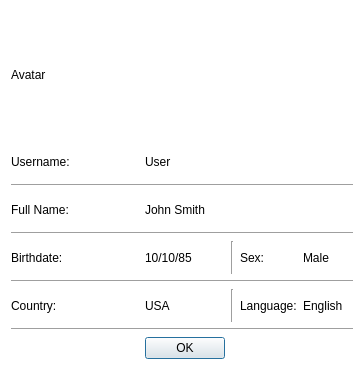
<?xml version="1.0" encoding="UTF-8"?>
<ui version="4.0">
 <class>ItemViewDialog</class>
 <widget class="QDialog" name="ItemViewDialog">
  <property name="geometry">
   <rect>
    <x>0</x>
    <y>0</y>
    <width>364</width>
    <height>370</height>
   </rect>
  </property>
  <property name="windowTitle">
   <string>Dialog</string>
  </property>
  <property name="autoFillBackground">
   <bool>false</bool>
  </property>
  <property name="styleSheet">
   <string notr="true">QDialog{background-color : white}</string>
  </property>
  <layout class="QGridLayout" name="gridLayout">
   <item row="7" column="3">
    <widget class="QLabel" name="label_9">
     <property name="text">
      <string>Language:</string>
     </property>
    </widget>
   </item>
   <item row="1" column="1" colspan="3">
    <widget class="QLabel" name="username">
     <property name="text">
      <string>User</string>
     </property>
    </widget>
   </item>
   <item row="7" column="4">
    <widget class="QLabel" name="language">
     <property name="text">
      <string>English</string>
     </property>
    </widget>
   </item>
   <item row="5" column="4">
    <widget class="QLabel" name="sex">
     <property name="text">
      <string>Male</string>
     </property>
    </widget>
   </item>
   <item row="7" column="2">
    <widget class="Line" name="line_5">
     <property name="orientation">
      <enum>Qt::Vertical</enum>
     </property>
    </widget>
   </item>
   <item row="1" column="0">
    <widget class="QLabel" name="label_2">
     <property name="text">
      <string>Username:</string>
     </property>
    </widget>
   </item>
   <item row="7" column="0">
    <widget class="QLabel" name="label_7">
     <property name="text">
      <string>Country:</string>
     </property>
    </widget>
   </item>
   <item row="5" column="1">
    <widget class="QLabel" name="birthdate">
     <property name="text">
      <string>10/10/85</string>
     </property>
    </widget>
   </item>
   <item row="2" column="0" colspan="5">
    <widget class="Line" name="line_3">
     <property name="orientation">
      <enum>Qt::Horizontal</enum>
     </property>
    </widget>
   </item>
   <item row="8" column="0" colspan="5">
    <widget class="Line" name="line_6">
     <property name="orientation">
      <enum>Qt::Horizontal</enum>
     </property>
    </widget>
   </item>
   <item row="4" column="0" colspan="5">
    <widget class="Line" name="line_2">
     <property name="orientation">
      <enum>Qt::Horizontal</enum>
     </property>
    </widget>
   </item>
   <item row="7" column="1">
    <widget class="QLabel" name="country">
     <property name="text">
      <string>USA</string>
     </property>
    </widget>
   </item>
   <item row="5" column="3">
    <widget class="QLabel" name="label_5">
     <property name="text">
      <string>Sex:</string>
     </property>
    </widget>
   </item>
   <item row="3" column="1" colspan="3">
    <widget class="QLabel" name="fullName">
     <property name="text">
      <string>John Smith</string>
     </property>
    </widget>
   </item>
   <item row="5" column="0">
    <widget class="QLabel" name="label_3">
     <property name="styleSheet">
      <string notr="true">QLabel{ color : black; }</string>
     </property>
     <property name="text">
      <string>Birthdate:</string>
     </property>
    </widget>
   </item>
   <item row="5" column="2">
    <widget class="Line" name="line_4">
     <property name="orientation">
      <enum>Qt::Vertical</enum>
     </property>
    </widget>
   </item>
   <item row="0" column="0">
    <widget class="QLabel" name="avatar">
     <property name="sizePolicy">
      <sizepolicy hsizetype="Fixed" vsizetype="Fixed">
       <horstretch>0</horstretch>
       <verstretch>0</verstretch>
      </sizepolicy>
     </property>
     <property name="minimumSize">
      <size>
       <width>128</width>
       <height>128</height>
      </size>
     </property>
     <property name="maximumSize">
      <size>
       <width>128</width>
       <height>128</height>
      </size>
     </property>
     <property name="baseSize">
      <size>
       <width>128</width>
       <height>128</height>
      </size>
     </property>
     <property name="text">
      <string>Avatar</string>
     </property>
    </widget>
   </item>
   <item row="6" column="0" colspan="5">
    <widget class="Line" name="line">
     <property name="orientation">
      <enum>Qt::Horizontal</enum>
     </property>
    </widget>
   </item>
   <item row="3" column="0">
    <widget class="QLabel" name="label">
     <property name="text">
      <string>Full Name:</string>
     </property>
    </widget>
   </item>
   <item row="9" column="1">
    <widget class="QPushButton" name="okButton">
     <property name="text">
      <string>OK</string>
     </property>
    </widget>
   </item>
  </layout>
 </widget>
 <resources/>
 <connections/>
</ui>
